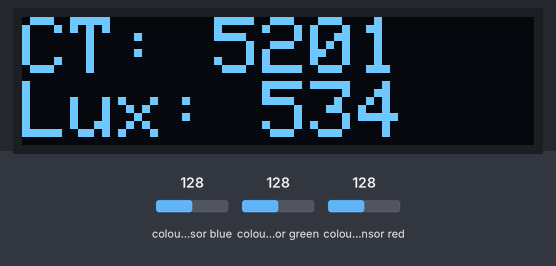
Bench run of a sketch on a simulated Arduino MKR. On the bench: 128×32 one-colour display. The inputs (shaded band) are chosen by the test bench; at power-on: colour sensor blue 128, colour sensor red 128, colour sensor green 128. WiFi joins after 1.5 s; servers stay silent unless stated; uploads are accepted with an empty reply; not simulated (calls return 0 or success): arduino_secrets.h; what the sketch prints to the serial monitor is not drawn.

Above: at 4.7 s.
4.8 s: colour sensor blue set to 5
At 7.0 s:
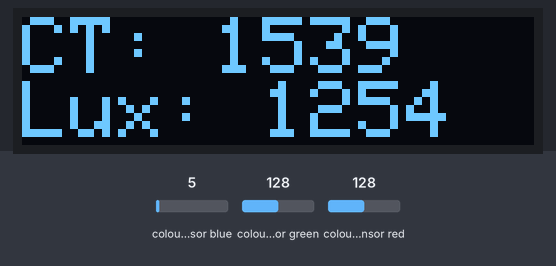
7.5 s: colour sensor red set to 64
At 8.5 s:
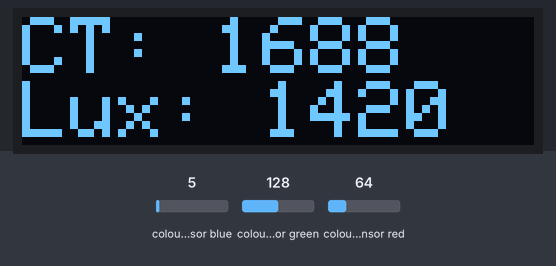
10.2 s: colour sensor green set to 5
At 12.8 s:
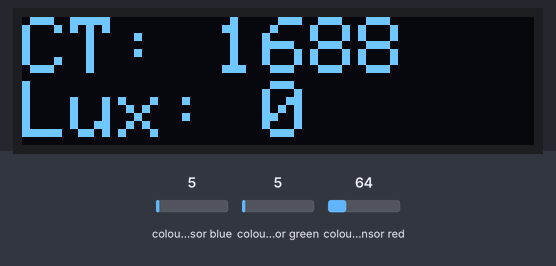
13.5 s: colour sensor blue set to 128
At 15.5 s:
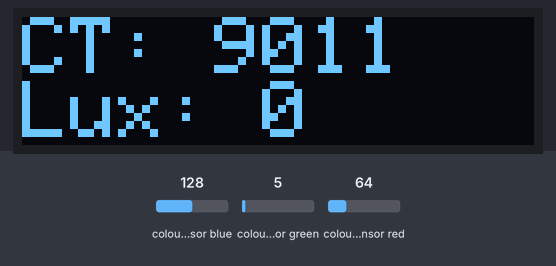
16.2 s: colour sensor red set to 5
At 18.5 s:
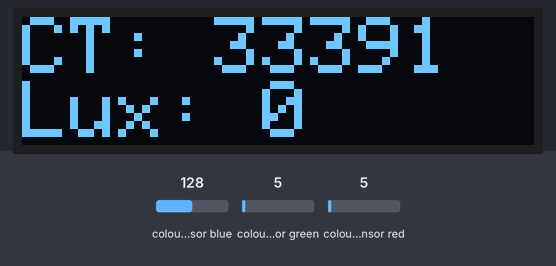
Timing chart, 0 to 20.0 s (numbered marks = the images above; inputs shaded):
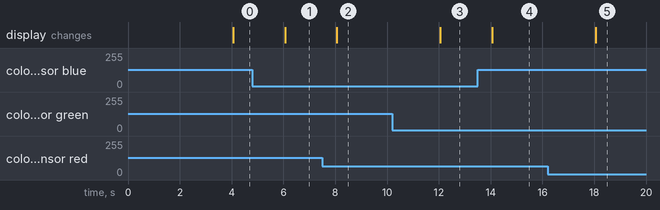

The sketch:

ArduinoHueCTWithSensor.ino
```cpp
/* Hue color temperature control example for ArduinoHttpClient library

   Uses ArduinoHttpClient library to control Philips Hue
   For more on Hue developer API see http://developer.meethue.com

  To control a light, the Hue expects a HTTP PUT request to:
  http://hue.hub.address/api/hueUserName/lights/lightNumber/state

  The body of the PUT request looks like this:
  {"ct": value}  where value ranges from 153 - 500

  ct is in the mired scale, which is 1000000/degrees Kelvin

  note: WiFi SSID and password are stored in arduino_secrets.h file.
  If it is not present, add a new tab, call it "arduino_secrets.h"
  and add the following defines, and change to your own values:

  #define SECRET_SSID "ssid"
  #define SECRET_PASS "password"

   created 6 Jan 2019
   by Tom Igoe
*/
// include libraries for the sensor:
#include <Wire.h>
#include "Adafruit_TCS34725.h"

// includes for the MKR1000 and ArduinoHttpClient lib:
#include <SPI.h>
#include <WiFi101.h>
#include <ArduinoHttpClient.h>
#include "arduino_secrets.h"

// includes and defines for the SSD1306 display:
#include <Adafruit_GFX.h>
#include <Adafruit_SSD1306.h>
#define SCREEN_WIDTH 128 // OLED display width, in pixels
#define SCREEN_HEIGHT 32 // OLED display height, in pixels
#define OLED_RESET     4 // Reset pin # (or -1 if sharing Arduino reset pin)

// initialize display and sensor:
Adafruit_SSD1306 display(SCREEN_WIDTH, SCREEN_HEIGHT, &Wire, OLED_RESET);
Adafruit_TCS34725 tcs = Adafruit_TCS34725(TCS34725_INTEGRATIONTIME_700MS, TCS34725_GAIN_1X);

// global variables for network:
int status = WL_IDLE_STATUS;      // the Wifi radio's status
char hueHubIP[] = "192.168.0.4";  // IP address of the HUE bridge
String hueUserName = "yourhuehubusername"; // hue bridge username

// make a wifi instance and a HttpClient instance:
WiFiClient wifi;
HttpClient httpClient = HttpClient(wifi, hueHubIP);
// change the values of these two in the arduino_serets.h file:
char ssid[] = SECRET_SSID;
char pass[] = SECRET_PASS;

void setup() {
  //Initialize serial and wait for port to open:
  Serial.begin(9600);
  // start sensor:
  while (!tcs.begin()) {
    Serial.println("Looking for sensor...");
    delay(100);
  }

  // start the display:
  while (!display.begin(SSD1306_SWITCHCAPVCC, 0x3C)) { // Address 0x3C for 128x32
    Serial.println("SSD1306 setup...");
    delay(100);
  }
  // attempt to connect to Wifi network:
  while ( status != WL_CONNECTED) {
    Serial.print("Attempting to connect to WPA SSID: ");
    displayWrite("connecting:" + String(ssid));
    Serial.println(ssid);
    // Connect to WPA/WPA2 network:
    status = WiFi.begin(ssid, pass);
    delay(2000);
  }

  // you're connected now, so print out the data:
  Serial.print("You're connected to the network. IP: ");
  IPAddress ip = WiFi.localIP();
  Serial.println(ip);
}

void loop() {
  // very 2 seconds, read sensor:
  if (millis() % 2000 < 2) {
    // read sensor:
    uint16_t r, g, b, c, colorTemp, lux;
    tcs.getRawData(&r, &g, &b, &c);
    colorTemp = tcs.calculateColorTemperature_dn40(r, g, b, c);
    lux = tcs.calculateLux(r, g, b);

    // print result to the display:
    String reading = "CT: ";
    reading += String(colorTemp);
    reading += "\nLux: ";
    reading += String(lux);
    displayWrite(reading);

    // convert color temp to mired value:
    String mired = String(1000000 / colorTemp);
    Serial.println("mired: " + mired);
    // send the change request on lights 6 and 8 (randomly chosen):
    sendRequest(6, "ct", mired);
    sendRequest(8, "ct", mired);
  }
}

void sendRequest(int light, String cmd, String value) {
  // make a String for the HTTP request path:
  String request = "/api/" + hueUserName;
  request += "/lights/";
  request += light;
  request += "/state/";

  String contentType = "application/json";

  // make a string for the JSON command:
  String hueCmd = "{\"" + cmd;
  hueCmd += "\":";
  hueCmd += value;
  hueCmd += "}";
  // see what you assembled to send:
  Serial.print("PUT request to server: ");
  Serial.println(request);
  Serial.print("JSON command to server: ");
  Serial.println(hueCmd);
  // make the PUT request to the hub:
  httpClient.put(request, contentType, hueCmd);

  // read the status code and body of the response
  int statusCode = httpClient.responseStatusCode();
  String response = httpClient.responseBody();

  Serial.println(hueCmd);
  Serial.print("Status code from server: ");
  Serial.println(statusCode);
  Serial.print("Server response: ");
  Serial.println(response);
  Serial.println();
}

void displayWrite(String message) {
  display.clearDisplay();
  display.setTextSize(2); // Draw 2X-scale text
  display.setTextColor(WHITE);
  display.setCursor(0, 0);
  display.println(message);
  display.display();
}
```

Measured:
- after the input at 4.8 s, the display: changes after 1.3 s (image 1)
- after the input at 7.5 s, the display: changes after 0.56 s (image 2)
- after the input at 10.2 s, the display: changes after 1.9 s (image 3)
- after the input at 13.5 s, the display: changes after 0.56 s (image 4)
- after the input at 16.2 s, the display: changes after 1.9 s (image 5)
